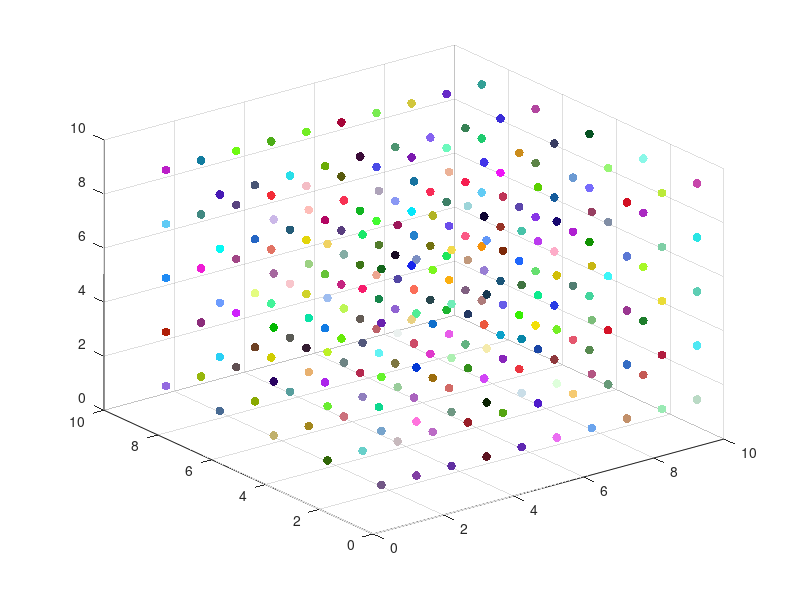

The MATLAB script that drew this image: (Note: this script raises an error after producing the figure.)
x=[transpose(1:10)];
for i=1:2:10
y=[i*ones(1,10)];
for j=1:2:10
z=[j*ones(1,10)];

sz = 40;
%colors = jet(24);
a=abs(rand(10,3));

%scatter3(x, y, z, sz,'r', 'filled')
hs=scatter3(x, y, z, sz,a, 'filled');
hold on
%colorbar('YTick', linspace(0, 1, 24), 'YTickLabel', 1:12)
end
end
alphamap('decrease'); 
